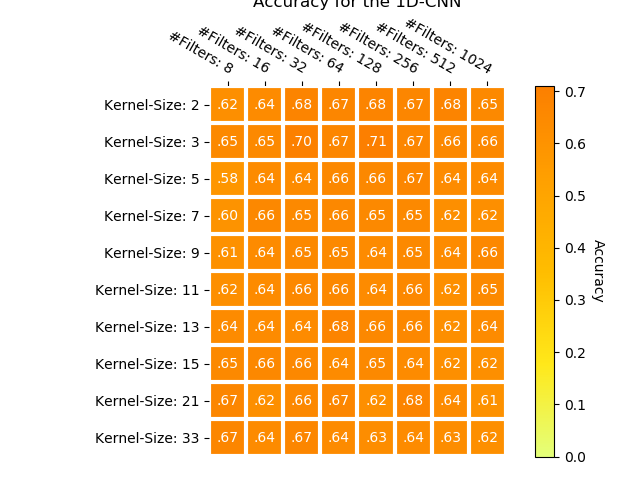
#> input picture 1DCNN_heatmap.png, 640 x 480 px
$ python -i ImageFilter.py   (imports and definitions only)
#> lines starting #> are read from the running program, lines starting #| are printed output that depends on the picture
import cv2 as cv

class ImageFilter(object):
    """Wrapper to apply one of the supported OpenCV filters to the images created by 'GRFIMAGE' converter.
    Can also be used to resize the image into a specified output format using an averaging approach.

    Currently the following filters are available:
    'cv.blur': Applies a normalized box filter (moving average).
    'cv.GaussianBlur': Instead of a box filter, a gaussian kernel is used.
    'cv.medianBlur': Takes median of all the pixels under the kernel area and replaces the central element with this median value.
    'cv.resize': Resizes the image using an averaging approach.

    Parameters:
    filterType : string, default="avg"
        Specifies the type of the filter. The following options are available:
        "avg" -> cv.blur()
        "gaussian" -> cv.GaussianBlur()
        "median" -> cv.medianBlur()
        "resize" -> cv.resize()

    kernel_size : int or int Tupel of shape(2):
        The size of the kernel. If only one number is provided, a quadratic kernel is applied.

    sigma : double
        Gaussian kernel standard deviation (applied in both x and y direction).
        Ignored if filter != "gaussian".

    output_size : int tupel of shape(2)
        The desired size of the output.
        Using this option resizes the image using an averaging approach.
        If this is set and 'filterType' != "resize", the blurring filter is applied before resizing the image.

    ----------
    Attributes:
    availableFilterst : list of shape (3)
        Exhaustive list of the supported filters ("avg", "gaussian", "median", "resize").
    """

    def __init__(self, filterType="avg", kernel_size=5, sigma=0, output_size=None):
        self.availableFilters = ["avg", "gaussian", "median", "resize"]
        self.__set_filterType(filterType)
        self.__set_kernel_size(kernel_size)
        self.sigma = sigma
        self.__set_output_size(output_size)


    def apply(self, img):
        """Applies the filter to the provided image and returns the result.

        Parameters:
        img : ndarray with ndim=2

        ----------
        Returns:
        filtered_img : ndarray, same shape as the input
            Contains the filtered image.

        ----------
        Raises:
        ValueError: If the input is not 2 dimensional.
        """

        if img.ndim != 2:
            raise ValueError("Expected a 2-dimensional image but found an image with {} dimensions.".format(img.ndim))

        if self.filterType == "avg":
            filtered_img = cv.blur(img, self.kernel_size)
        elif self.filterType == "gaussian":
            filtered_img = cv.GaussianBlur(img, self.kernel_size, self.sigma)
        elif self.filterType == "median":
            filtered_img = cv.medianBlur(img, self.kernel_size)
        elif self.filterType == "resize":
            if self.output_size is None:
                raise ValueError("Filter is set to 'resize', but 'output_shape' was not specified.")
            filtered_img = img
        else:
            raise ValueError("Unexpected value for filterType ({}). This should not have happened.".format(self.filterType))

        if self.output_size is not None:
            filtered_img = cv.resize(filtered_img, self.output_size, interpolation = cv.INTER_AREA)

        return filtered_img


    def __set_filterType(self, filterType):
        """Verifies that the specified filter type is supported and sets the value accordingly.

        Parameters:
        filterType : string
            Specifies the type of the filter. Must be one of 'availableFilters'

        ----------
        Raises:
        ValueError : If the specified filterType is not defined in 'availableFilters'.
        """

        filterType = filterType.lower()
        if filterType not in self.availableFilters:
            raise ValueError("Filter '{}' is not available.".format(filterType))

        self.filterType = filterType


    def __set_kernel_size(self, kernel_size):
        """Verifies that the specified kernel dimensions are valid (e.g. non negativ) and sets the value accordingly.

        Parameters:
        kernel_size : int or int Tupel of shape (2)
            The size of the kernel. If only one number is provided, a quadratic kernel is applied.

        ----------
        Raises:
        ValueError : If a tupel is specified that does not have shape (2) or any of the values are 0 or negative.
        TypeError : If the provided values are not Integers.
        """

        if isinstance(kernel_size, int):
            kernel_size = (kernel_size, kernel_size)

        _check_size(kernel_size)

        if self.filterType == "median":
            self.kernel_size = kernel_size[0]
        else:
            self.kernel_size = kernel_size


    def __set_output_size(self, output_size):
        """Verifies that the specified output dimensions are valid (e.g. non negativ) and sets the value accordingly.

        Parameters:
        output_size : int tupel of shape (2):
            The desired size of the output. An averaging approach is used for resizing.

        ----------
        Raises:
        ValueError : If the parameter is not an integer tupel of shape (2).
        ValueError : If any of the values in 'output_shape' are 0 or negative.
        """

        if output_size is None:
            self.output_size = None
            return

        _check_size(output_size)
        self.output_size = output_size


def _check_size(size_tuple):
    """Verifies that the specified tupel represents a valid size for a 2-dimensional array.
    I.e. it has 2 dimensions, and only integer values greater than 0.

    Parameters:
    size_tupel: int tuple of shape(2)

    ----------
    ValueError : If the tuple is not 2 dimensional or any of the values is 0 or negative.
    TypeError : If the provided value is not a tuple or its individual elements are not Integers.
    """

    if not isinstance (size_tuple, tuple):
        raise TypeError("Invalid type expected a tuple for one of the sizes.")

    if len(size_tuple) != 2:
        raise ValueError("Expected tuple of shape (2) but found tuple of shape ({}).".format(len(size_tuple)))
    for item in size_tuple:
        if not isinstance(item, int):
            raise TypeError("Provided values for one of the sizes are not of type 'int'")
        if item < 1 :
            raise ValueError("Sizes have to be a positive integer > 0.")

>>> import cv2
>>> picture = cv2.imread('1DCNN_heatmap.png', cv2.IMREAD_GRAYSCALE)
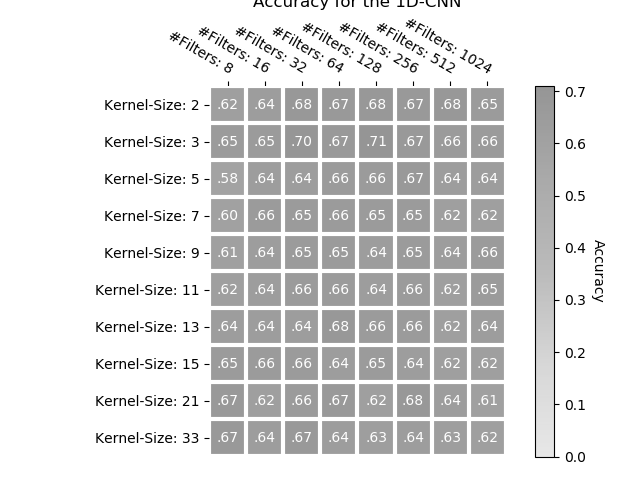
#> picture: shape (480, 640); min 0, max 255, mean 221.6
>>> result = ImageFilter().apply(picture)
#> in apply, `filtered_img = cv.blur(img, self.kernel_size)`:
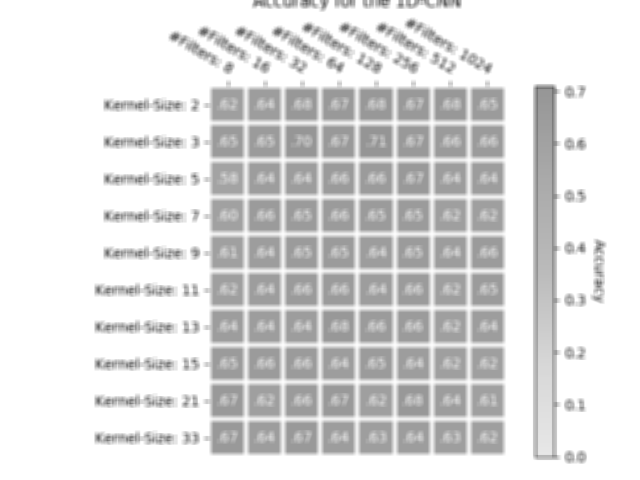
#> filtered_img: shape (480, 640); min 94, max 255, mean 221.6

$ run again, on 2DCNN_heatmap.png
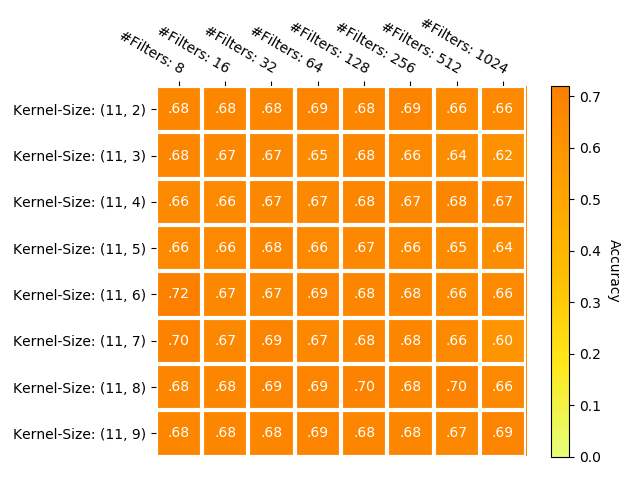
#> input picture 2DCNN_heatmap.png, 640 x 480 px
#> `picture = cv2.imread('1DCNN_heatmap.png', cv2.IMREAD_GRAYSCALE)`:
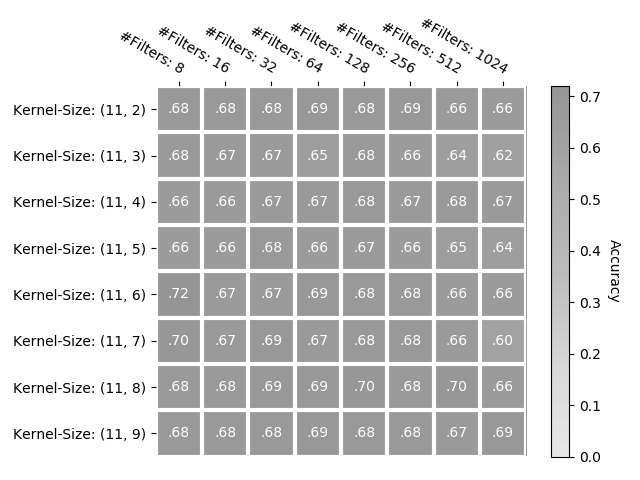
#> picture: shape (480, 640); min 0, max 255, mean 212.2
#> in apply, `filtered_img = cv.blur(img, self.kernel_size)`:
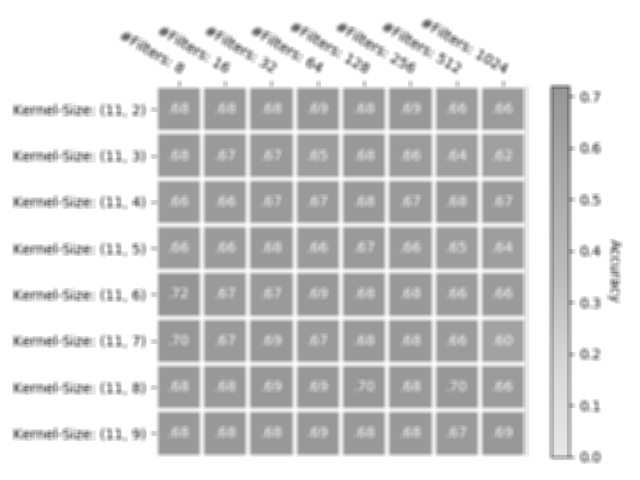
#> filtered_img: shape (480, 640); min 94, max 255, mean 212.2
